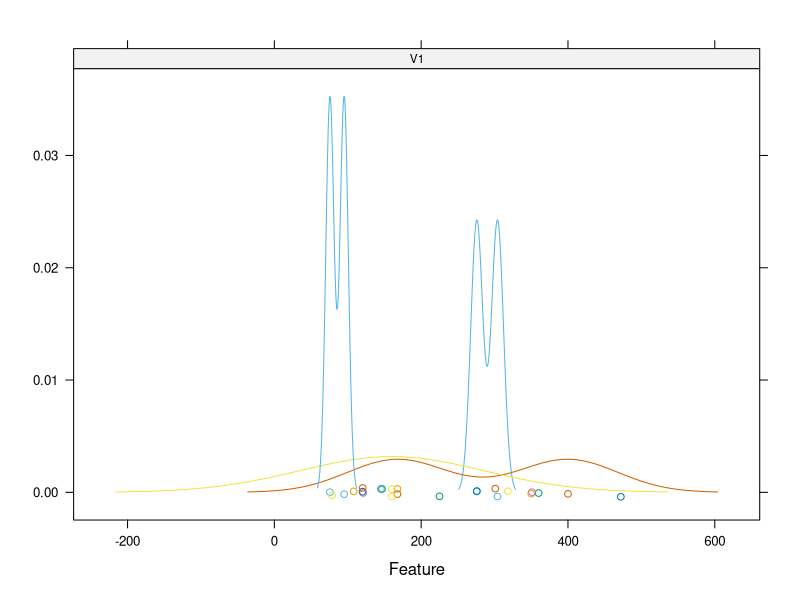
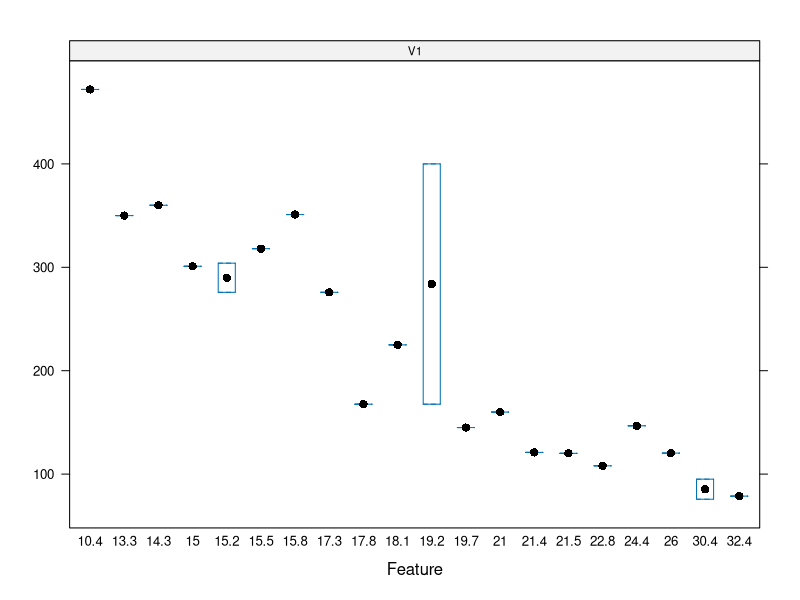
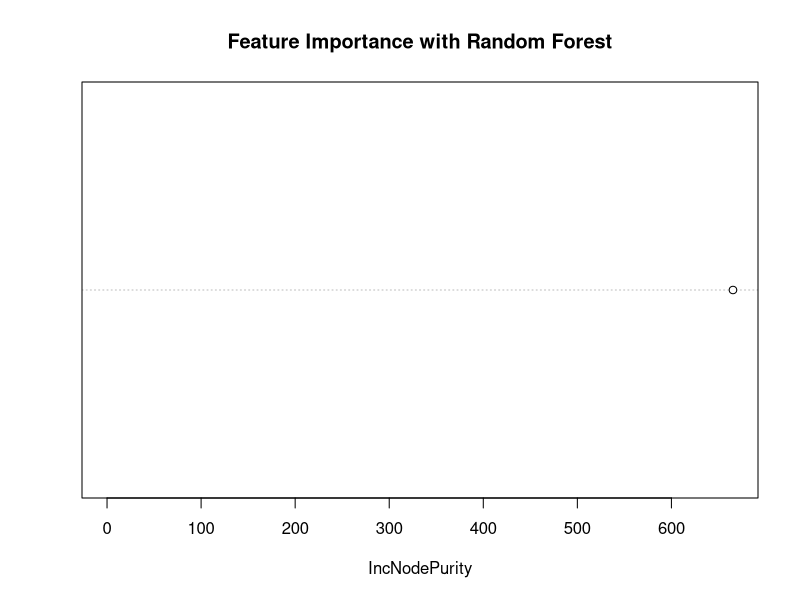

Write R code to recreate these figures, in order. (Note: this script raises an error after producing the figures.)
#HEADER------------------------------------
#
#Author: wangcijian
#Copyright   Copyright 2024-wangcijian
#Email:3310166542@qq.com
#
#Date:2024-03-31
#
#Script Name:Creating a regression model of mpg as target and others as features using random forest algorithm with caret package.
#
#Script Description:
#1.读取数据
#2.数据准备与预处理
#3.特征选择(递归特征消除)和可视化
#4.训练调整模型
#5.评估模型的性能
#
#SETUP ----------------------------------------------


#1.读取数据
#安装caret包，导入必要的库
install.packages("caret")
install.packages("randomForest")
install.packages("skimr")
install.packages("corrplot")
library(corrplot)
library(skimr)
library(caret)
library(randomForest)
library(ggplot2)
#加载 mtcars 数据集
data(mtcars)

#2.数据准备与预处理
#设置随机种子为100
set.seed(100)
#获取训练数据的行号，70%的数据被选为训练集，剩下的30%被用作测试集。
trainRowNumbers <- createDataPartition(mtcars$mpg, p=0.70, list=FALSE)
#创建训练数据集
trainData <- mtcars[trainRowNumbers,]
#创建测试数据集
testData <- mtcars[-trainRowNumbers,]
#查看创建的训练数据集和测试数据集是否正常
head(trainData)
head(testData)
#将mpg作为目标变量，其他变量作为特征
x = trainData[, 2:11]
y = trainData$mpg
#对训练数据集进行摘要统计
skimmed <- skim(trainData)
#查看摘要统计结果
print(skimmed)     #无缺失值，无须进行数据处理
#随机森林模型对数据宽容度大，数据预处理可看情况进行


#3.特征选择和可视化
#使用递归特征消除方法选择特征
#定义RFE算法的控制参数
control <- rfeControl(functions = rfFuncs, method = "cv", number = 10)
#查看数据结构
str(trainData)
#执行RFE算法，找到最好预测能力的特征组合，并储存于results
results <- rfe(trainData[,-1], trainData$mpg, sizes = c(1:10), rfeControl = control)#从RFE算法的结果中提取所选择的最佳特征
print(results)
selected_features <- c("disp")

#特征可视化
#创建密度图矩阵，用于观察特征之间的关系
featurePlot(x = as.matrix(trainData[, selected_features]), 
            y = as.factor(trainData$mpg), 
            plot = "density",
            strip = strip.custom(par.strip.text = list(cex = 0.7))
)
#创建箱线图
featurePlot(x = as.matrix(trainData[, selected_features]), 
            y = as.factor(trainData$mpg), 
            plot = "box",
            strip = strip.custom(par.strip.text = list(cex = 0.7))
)

#4.训练调整模型
#查看在caret软件包中可用的算法列表
modelnames <- paste(names(getModelInfo()), collapse=',  ')
modelnames
#查找随机森林模型的相关信息，了解可用的参数选项
modelLookup('rf')
#设置随机种子
set.seed(100)
#使用随机森林算法训练模型，并在训练数据上进行预测
#使用randomForest函数训练随机森林模型(mpg是目标变量,disp是预测变量)
rf_model <- randomForest(mpg ~ disp, data = trainData)
#保存模型
saveRDS(rf_model, "rf_model.rds")
#可视化特征重要性
varImpPlot(rf_model, main = "Feature Importance with Random Forest")
#存储训练好的随机森林模型
model_rf  #结果显示最优模型的mtry参数值为2
#绘制随机森林模型的精度图
plot(model_rf, main = "Model Accuracies with randomForest")


#5.评估模型的性能
#查看trainData与testData的结构
str(trainData)
str(testData)
#对随机森林模型进行预测
predictions <- predict(rf_model, newdata = testData)

#计算均方根误差（RMSE）
RMSE <- sqrt(mean((predictions - testData$mpg)^2))
print(paste("RMSE:", RMSE))  #RMSE:9.05292403550986(80%数据为测试集) 
                             #RMSE:3.05898528094602(70%数据为测试集)
#计算决定系数
R_squared <- cor( testData$mpg,predictions)^2
print(paste("R-squared:", R_squared))  #R-squared:NA(80%数据为测试集)
                                      #R-squared:0.840224281786148(70%数据为测试集)
#可视化预测结果
plot(testData$mpg, predictions, main = "Actual vs. Predicted", xlab = "Actual", ylab = "Predicted")
abline(0, 1, col = "red")   #相较于80%数据为测试集，70%数据为测试集时，散点更趋近于红色直线
